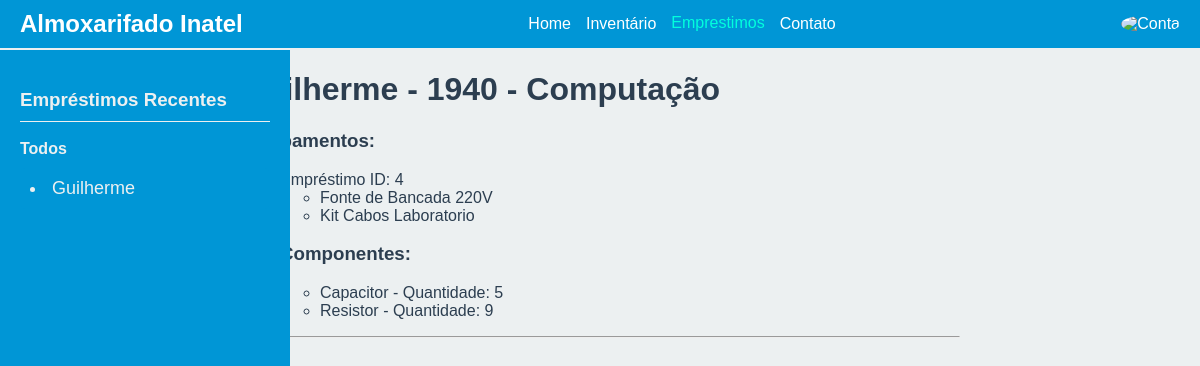
/emprestimos/aluno/1940/, run on the app's committed database.
### autenticacao/models.py (models this page shows, shortened)
class Aluno(models.Model):
    user = models.OneToOneField(User, on_delete=models.CASCADE, null=True)
    matricula = models.IntegerField(primary_key=True)
    curso = models.CharField(max_length=50)

class User(AbstractUser):
    name = models.CharField(max_length=200, null=True, unique=True)
    email= models.EmailField(unique=True, null=True)
    is_aluno = models.BooleanField(default=False)
    is_funcionario =models.BooleanField(default=False)
    USERNAME_FIELD = 'email'
    REQUIRED_FIELDS = []

### emprestimos/models.py (models this page shows, shortened)
class Emprestimo(models.Model):
    id = models.BigAutoField(primary_key=True, unique=True)
    estado = models.CharField(max_length=50)
    data_de_retirada = models.DateField(verbose_name='Data de Retirada', auto_now_add=True)
    data_de_devolucao = models.DateField(verbose_name='Data de Devolução')
    aluno = models.ForeignKey(Aluno, on_delete=models.PROTECT)
    funcionario = models.ForeignKey(Funcionario, on_delete=models.PROTECT)

### inventario/models.py (models this page shows, shortened)
class Equipamento(models.Model):
    id = models.IntegerField(primary_key=True, unique=True)
    nome = models.CharField(max_length=50)
    descricao = models.CharField(max_length=500,verbose_name='Descrição')
    localizacao = models.CharField(max_length=50, verbose_name='Localização')
    emprestimo = models.ForeignKey(Emprestimo, on_delete=models.SET_DEFAULT, default=None, blank=True, null=True)

class Emprestimo_has_components(models.Model):
    emprestimo = models.ForeignKey(Emprestimo, on_delete=models.CASCADE)
    componente = models.ForeignKey(Componente, on_delete=models.PROTECT)
    quantidade = models.IntegerField()

class Componente(models.Model):
    id = models.AutoField(primary_key=True, unique=True)
    nome = models.CharField(max_length=50)
    unidade_de_medida = models.CharField(max_length=50, verbose_name='Unidade de Medida')
    valor = models.DecimalField(decimal_places=4, max_digits=16)
    localizacao = models.CharField(max_length=50, verbose_name='Localização')

### emprestimos/views.py (the view)
# urls.py: path('aluno/<int:pk>/',EmprestimoDetalhes, name='detalhes' ),
def EmprestimoDetalhes(request, pk):
    try:
        aluno = Aluno.objects.get(matricula=pk)
    except Aluno.DoesNotExist:
        return redirect('home_page')
    emprestimos = Emprestimo.objects.filter(aluno=aluno).order_by('-id')
    if not emprestimos.exists():
        return redirect('home_page')
    equipamentos = Equipamento.objects.filter(emprestimo__in=emprestimos)
    componentes = Emprestimo_has_components.objects.filter(emprestimo__in=emprestimos)
    alunos_com_emprestimos = Aluno.objects.filter(emprestimo__isnull=False).distinct()
    alunos_com_emprestimos = sorted(alunos_com_emprestimos, key=lambda aluno: aluno.emprestimo_set.order_by('-id').first().id, reverse=True)
    context = {
        'aluno': aluno,
        'equipamentos': equipamentos,
        'emprestimos': emprestimos,
        'componentes': componentes,
        'alunos_com_emprestimos': alunos_com_emprestimos,
    }
    return render(request, 'detalhes.html', context)

### emprestimos/templates/detalhes.html (shortened to what this page needs)
{% extends "base.html" %}
{% block content %}
<div class="detalhes_aluno">
    <div>
        {% include 'componente_emprestimo_recente.html' %}
    </div>
    <div>
        <h1>{{ aluno.user.username }} - {{ aluno.matricula }} - {{ aluno.curso }}</h1>
        <h3>Equipamentos:</h3>
        <ul>
            {% for emprestimo in emprestimos %}
                <li>Empréstimo ID: {{ emprestimo.id }}</li>
                <ul>
                    {% for equipamento in equipamentos %}
                        {% if equipamento.emprestimo == emprestimo %}
                            <li>{{ equipamento.nome }}</li>
                        {% endif %}
                    {% endfor %}
                </ul>
                <h3>Componentes:</h3>
                <ul>
                    {% for componente in componentes %}
                        {% if componente.emprestimo == emprestimo %}
                            <li>{{ componente.componente.nome }} - Quantidade: {{ componente.quantidade }}</li>
                        {% endif %}
                    {% endfor %}
                </ul>
            {% endfor %}
        </ul>
        <hr>
        <a href="{% url 'emprestimo' %}">Voltar</a>
    </div>
    <div>
    </div>
</div>
{% endblock content %}

### emprestimos/templates/componente_emprestimo_recente.html (shortened to what this page needs)
<head>
</head>
<body>
    <div class="sidebar">
        <h3>Empréstimos Recentes</h3>
        <div class="link-container">
            <a href="{% url 'emprestimo' %}">Todos</a>
        </div>
        {% for aluno in alunos_com_emprestimos %}
        <div class="aluno-link">
            <li><a href="{% url 'detalhes' pk=aluno.matricula %}">{{ aluno.user.username }}</a></li>
        </div>
        {% endfor %}
    </div>
</body>

### static/css/base.css (style rules this page uses)
body { font-family: Nunito sans, sans-serif; flex-direction: column; min-height: 100vh; margin: 0; padding: 0; background-color: #f0f8ff; }

### emprestimos/templates/detalhes.html (style rules this page uses)
.detalhes_aluno { display: grid; grid-template-columns: 1fr 3fr 1fr; margin-top: 40px; }

### emprestimos/templates/componente_emprestimo_recente.html (style rules this page uses)
body { font-family: Arial, sans-serif; background-color: #ecf0f1; color: #2c3e50; margin: 0; padding: 0; }
.sidebar { width: 250px; background-color: #0096d6; color: #ecf0f1; padding: 20px; position: fixed; height: 100%; }
.sidebar h3 { border-bottom: 1px solid #ecf0f1; padding-bottom: 10px; }
.sidebar .link-container { margin-bottom: 10px; }
.sidebar .link-container a { text-decoration: none; color: #ecf0f1; font-weight: bold; }
.sidebar .aluno-link { background-color: #0096d6; padding: 10px; margin-bottom: 10px; border-radius: 5px; }
.sidebar .aluno-link a { text-decoration: none; color: #ecf0f1; font-size: 18px; }

### data on the page
Aluno: user.username "Guilherme", matricula "1940", curso "Computação"
Emprestimo: id "4"
Equipamento: nome "Fonte de Bancada 220V"
Equipamento: nome "Kit Cabos Laboratorio"
Emprestimo_has_components: componente.nome "Capacitor", quantidade "5"
Emprestimo_has_components: componente.nome "Resistor", quantidade "9"
